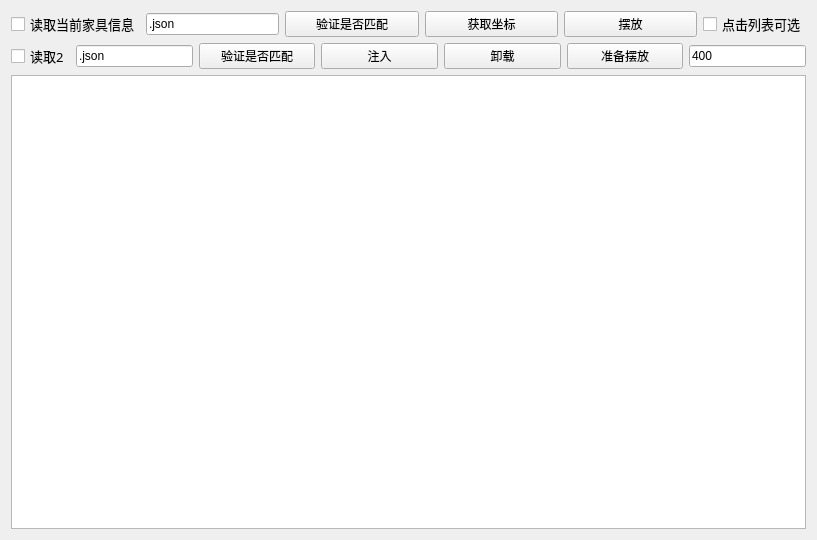
<?xml version="1.0" encoding="UTF-8"?>
<ui version="4.0">
 <class>IMPORT</class>
 <widget class="QWidget" name="IMPORT">
  <property name="geometry">
   <rect>
    <x>0</x>
    <y>0</y>
    <width>817</width>
    <height>540</height>
   </rect>
  </property>
  <property name="windowTitle">
   <string>IMPORT</string>
  </property>
  <layout class="QVBoxLayout" name="verticalLayout_2">
   <item>
    <layout class="QVBoxLayout" name="verticalLayout">
     <item>
      <layout class="QHBoxLayout" name="horizontalLayout">
       <item>
        <widget class="QCheckBox" name="checkBox">
         <property name="sizePolicy">
          <sizepolicy hsizetype="Minimum" vsizetype="Fixed">
           <horstretch>1</horstretch>
           <verstretch>1</verstretch>
          </sizepolicy>
         </property>
         <property name="font">
          <font>
           <family>黑体</family>
           <pointsize>10</pointsize>
          </font>
         </property>
         <property name="text">
          <string>读取当前家具信息</string>
         </property>
        </widget>
       </item>
       <item>
        <widget class="QLineEdit" name="le_import">
         <property name="sizePolicy">
          <sizepolicy hsizetype="Expanding" vsizetype="Fixed">
           <horstretch>2</horstretch>
           <verstretch>2</verstretch>
          </sizepolicy>
         </property>
         <property name="text">
          <string>.json</string>
         </property>
        </widget>
       </item>
       <item>
        <widget class="QPushButton" name="pb_1">
         <property name="sizePolicy">
          <sizepolicy hsizetype="Minimum" vsizetype="Fixed">
           <horstretch>2</horstretch>
           <verstretch>2</verstretch>
          </sizepolicy>
         </property>
         <property name="text">
          <string>验证是否匹配</string>
         </property>
        </widget>
       </item>
       <item>
        <widget class="QPushButton" name="pb_2">
         <property name="sizePolicy">
          <sizepolicy hsizetype="Minimum" vsizetype="Fixed">
           <horstretch>2</horstretch>
           <verstretch>2</verstretch>
          </sizepolicy>
         </property>
         <property name="text">
          <string>获取坐标</string>
         </property>
        </widget>
       </item>
       <item>
        <widget class="QPushButton" name="pb_3">
         <property name="sizePolicy">
          <sizepolicy hsizetype="Minimum" vsizetype="Fixed">
           <horstretch>2</horstretch>
           <verstretch>2</verstretch>
          </sizepolicy>
         </property>
         <property name="text">
          <string>摆放</string>
         </property>
        </widget>
       </item>
       <item>
        <widget class="QCheckBox" name="cb_iblue">
         <property name="sizePolicy">
          <sizepolicy hsizetype="Minimum" vsizetype="Fixed">
           <horstretch>1</horstretch>
           <verstretch>1</verstretch>
          </sizepolicy>
         </property>
         <property name="font">
          <font>
           <family>黑体</family>
           <pointsize>10</pointsize>
          </font>
         </property>
         <property name="text">
          <string>点击列表可选</string>
         </property>
        </widget>
       </item>
      </layout>
     </item>
     <item>
      <layout class="QHBoxLayout" name="horizontalLayout_2">
       <item>
        <widget class="QCheckBox" name="checkBox_2">
         <property name="sizePolicy">
          <sizepolicy hsizetype="Minimum" vsizetype="Fixed">
           <horstretch>1</horstretch>
           <verstretch>1</verstretch>
          </sizepolicy>
         </property>
         <property name="font">
          <font>
           <family>黑体</family>
           <pointsize>10</pointsize>
          </font>
         </property>
         <property name="text">
          <string>读取2</string>
         </property>
        </widget>
       </item>
       <item>
        <widget class="QLineEdit" name="le_import_2">
         <property name="sizePolicy">
          <sizepolicy hsizetype="Expanding" vsizetype="Fixed">
           <horstretch>2</horstretch>
           <verstretch>2</verstretch>
          </sizepolicy>
         </property>
         <property name="text">
          <string>.json</string>
         </property>
        </widget>
       </item>
       <item>
        <widget class="QPushButton" name="pb_1_1">
         <property name="sizePolicy">
          <sizepolicy hsizetype="Minimum" vsizetype="Fixed">
           <horstretch>2</horstretch>
           <verstretch>2</verstretch>
          </sizepolicy>
         </property>
         <property name="text">
          <string>验证是否匹配</string>
         </property>
        </widget>
       </item>
       <item>
        <widget class="QPushButton" name="pb_inject">
         <property name="sizePolicy">
          <sizepolicy hsizetype="Minimum" vsizetype="Fixed">
           <horstretch>2</horstretch>
           <verstretch>2</verstretch>
          </sizepolicy>
         </property>
         <property name="text">
          <string>注入</string>
         </property>
        </widget>
       </item>
       <item>
        <widget class="QPushButton" name="pb_einject">
         <property name="sizePolicy">
          <sizepolicy hsizetype="Minimum" vsizetype="Fixed">
           <horstretch>2</horstretch>
           <verstretch>2</verstretch>
          </sizepolicy>
         </property>
         <property name="text">
          <string>卸载</string>
         </property>
        </widget>
       </item>
       <item>
        <widget class="QPushButton" name="pb_dllbf">
         <property name="sizePolicy">
          <sizepolicy hsizetype="Minimum" vsizetype="Fixed">
           <horstretch>2</horstretch>
           <verstretch>2</verstretch>
          </sizepolicy>
         </property>
         <property name="text">
          <string>准备摆放</string>
         </property>
        </widget>
       </item>
       <item>
        <widget class="QLineEdit" name="le_click">
         <property name="sizePolicy">
          <sizepolicy hsizetype="Expanding" vsizetype="Fixed">
           <horstretch>2</horstretch>
           <verstretch>2</verstretch>
          </sizepolicy>
         </property>
         <property name="text">
          <string>400</string>
         </property>
        </widget>
       </item>
      </layout>
     </item>
     <item>
      <widget class="QTableView" name="tableView"/>
     </item>
    </layout>
   </item>
  </layout>
 </widget>
 <layoutdefault spacing="6" margin="11"/>
 <resources/>
 <connections/>
</ui>
